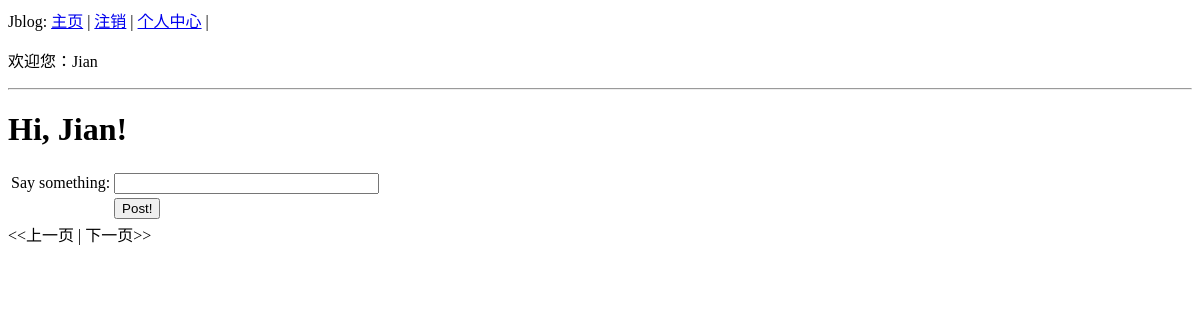
Before: /index (signed in) with the older database file.
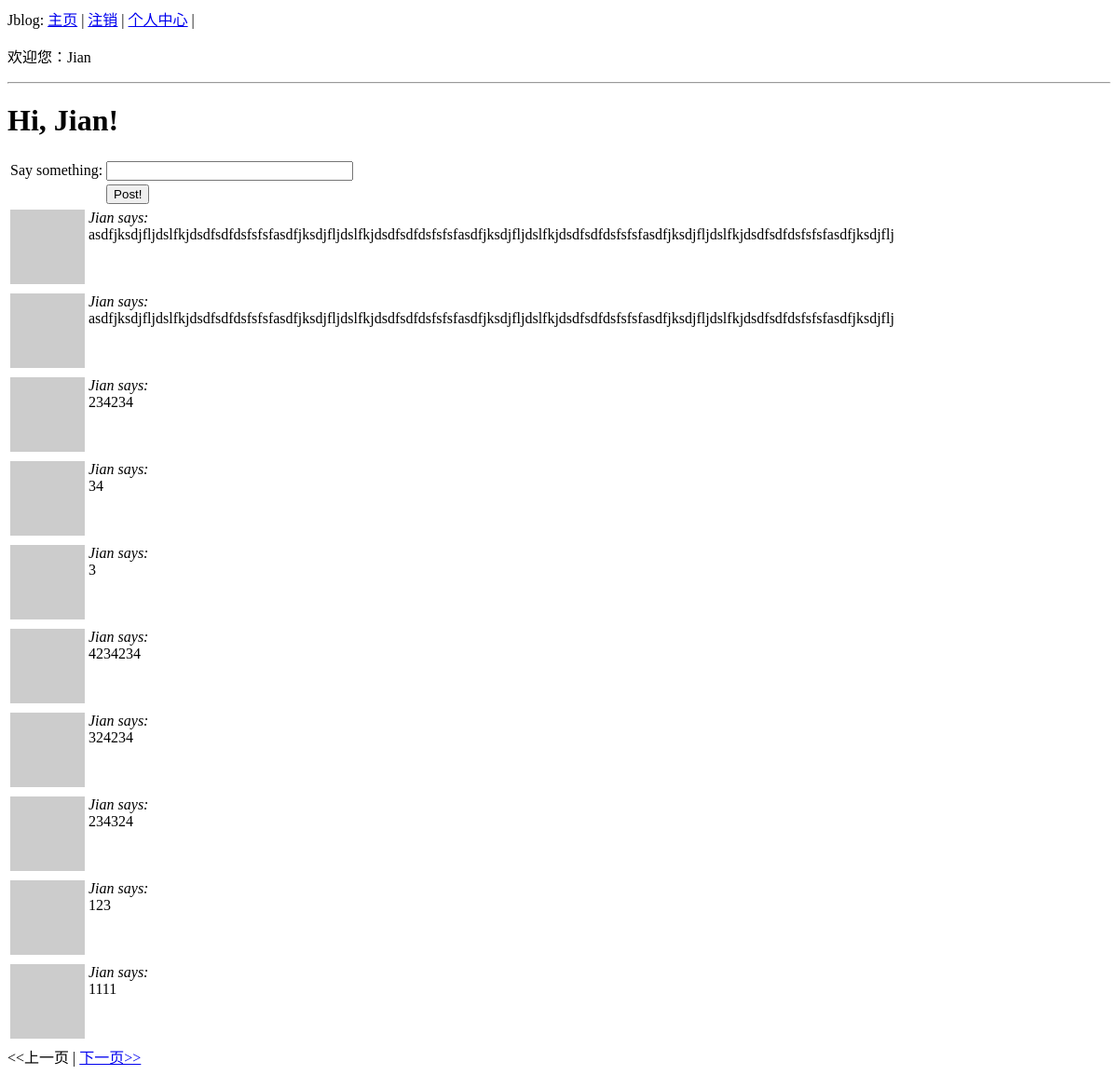
After: the same page with the newer database file.
### app/models.py (models this page shows, shortened)
class Post(db.Model):
	id = db.Column(db.Integer,primary_key=True)
	body = db.Column(db.String(140))
	timestamp = db.Column(db.DateTime)
	user_id = db.Column(db.Integer,db.ForeignKey('user.id'))

class User(db.Model):
    id = db.Column(db.Integer, primary_key=True)
    nickname = db.Column(db.String(64), index=True, unique=True)
    email = db.Column(db.String(120), index=True, unique=True)
    posts = db.relationship('Post', backref='author', lazy='dynamic')
    about_me = db.Column(db.String(140))
    last_seen = db.Column(db.DateTime)
    followed = db.relationship('User',
        secondary = followers,
        primaryjoin = (followers.c.follower_id == id),
        secondaryjoin = (followers.c.followed_id == id),
        backref = db.backref('followers', lazy = 'dynamic'),
        lazy = 'dynamic')
    def followed_posts(self):
        return Post.query.join(followers, (followers.c.followed_id == Post.user_id)).filter(followers.c.follower_id == self.id).order_by(Post.timestamp.desc())
    def avatar(self,size):
    	return 'http://www.gravatar.com/avatar/' + md5(self.email.encode('utf-8')).hexdigest() + '?d=mm&s=' + str(size)

### app/views.py (the view)
@app.route('/', methods=['GET', 'POST'])
@app.route('/index', methods=['GET', 'POST'])
@app.route('/index/<int:page>', methods=['GET','POST'])
@login_required
def index(page=1):
    form = PostForm()
    if form.validate_on_submit():
        post = Post(body=form.post.data,timestamp=datetime.utcnow(),author=g.user)
        db.session.add(post)
        db.session.commit()
        flash('发布成功！')
        return redirect(url_for('index'))
    posts=g.user.followed_posts().paginate(page, POSTS_PER_PAGE, False)
    return render_template('index.html',
        form=form,
        posts=posts,
        title='主页'
	)

### app/forms.py
class PostForm(FlaskForm):
    post = StringField('post', validators=[DataRequired()])

### app/views.py (called while the page is built)
@lm.user_loader
def load_user(id):
    return User.query.get(int(id))

@app.before_request
def before_request():
    g.user = current_user
    if g.user.is_authenticated:
        g.user.last_seen = datetime.utcnow()
        db.session.add(g.user)
        db.session.commit()

### app/templates/index.html (shortened to what this page needs)
{% extends "base.html" %}
{% block content %}
<h1>Hi, {{g.user.nickname}}!</h1>
<form action="" method="post" name="post">
    <table>
        <tr>
            <td>Say something:</td>
            <td>{{ form.post(size = 30, maxlength = 140) }}</td>
            <td>
            </td>
        </tr>
        <tr>
            <td></td>
            <td><input type="submit" value="Post!"></td>
            <td></td>
        </tr>
    </table>
</form>
{% for post in posts.items %}
	{% include 'post.html' %}
{% endfor %}
{% if posts.has_prev %} <a href="{{url_for('index',page=posts.prev_num)}}"><<上一页</a>{% else %} <<上一页 {% endif %}| {% if posts.has_next %} <a href="{{url_for('index',page=posts.next_num)}}"> 下一页>> </a>{% else %}下一页>>{% endif %}
{% endblock %}

### app/templates/post.html
<table>
	<tr valign="top">
		<td><img src="{{post.author.avatar(50)}}" ></td><td><i>{{post.author.nickname}} says:</i><br>{{post.body}}</td>
	</tr>
</table>

Changed rows visible on the page:
added Post: author.nickname "Jian", body "asdfjksdjfljdslfkjdsdfsdfdsfsfsfasdfjksdjfljdslfkjdsdfsdfdsfsfsfasdfjksdjfljdslfkjdsdfsdfdsfsfsfasdfjksdjfljdslfkjdsdfsdfdsfsfsfasdfjksdjflj"
added Post: author.nickname "Jian", body "asdfjksdjfljdslfkjdsdfsdfdsfsfsfasdfjksdjfljdslfkjdsdfsdfdsfsfsfasdfjksdjfljdslfkjdsdfsdfdsfsfsfasdfjksdjfljdslfkjdsdfsdfdsfsfsfasdfjksdjflj"
added Post: author.nickname "Jian", body "234234"
added Post: author.nickname "Jian", body "34"
added Post: author.nickname "Jian", body "3"
added Post: author.nickname "Jian", body "4234234"
added Post: author.nickname "Jian", body "324234"
added Post: author.nickname "Jian", body "234324"
added Post: author.nickname "Jian", body "123"
added Post: author.nickname "Jian", body "1111"
